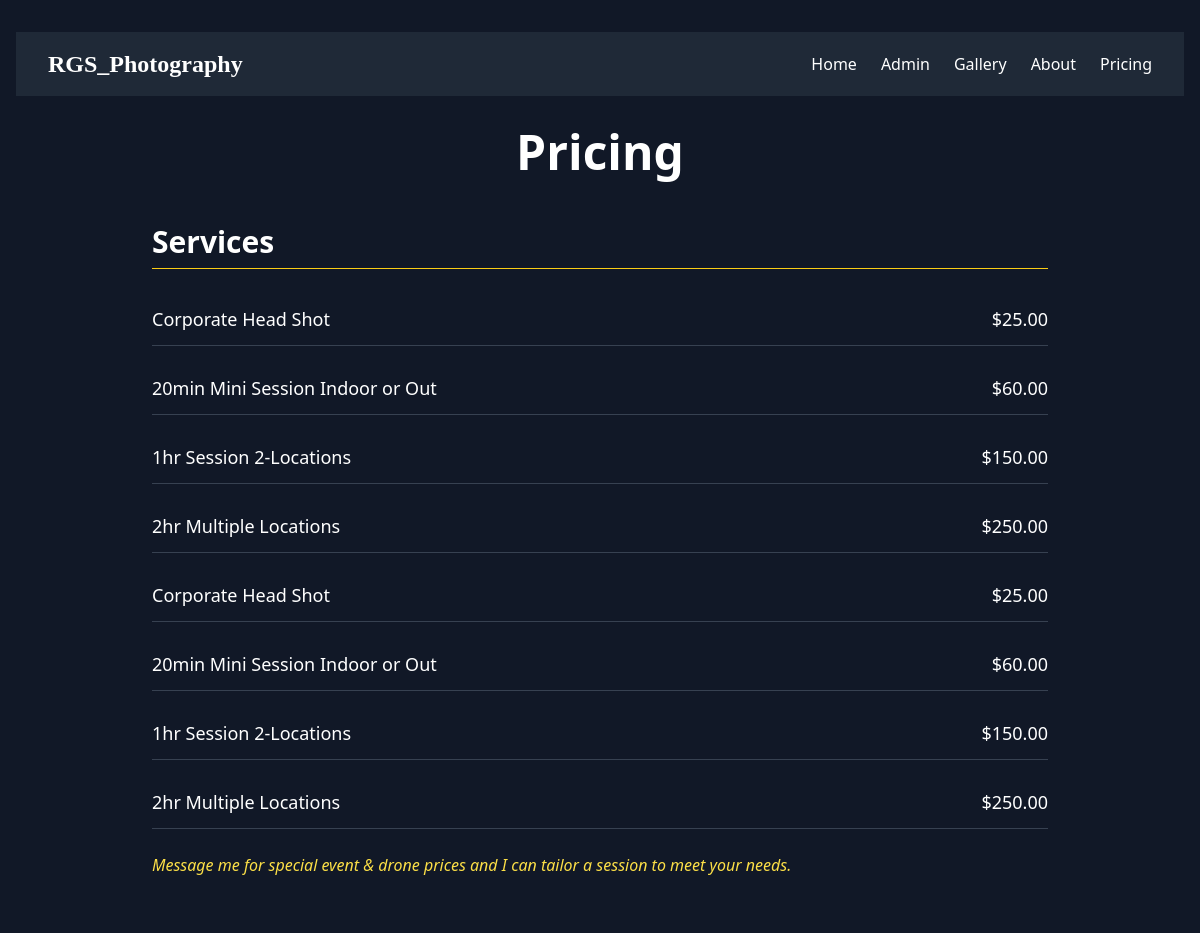
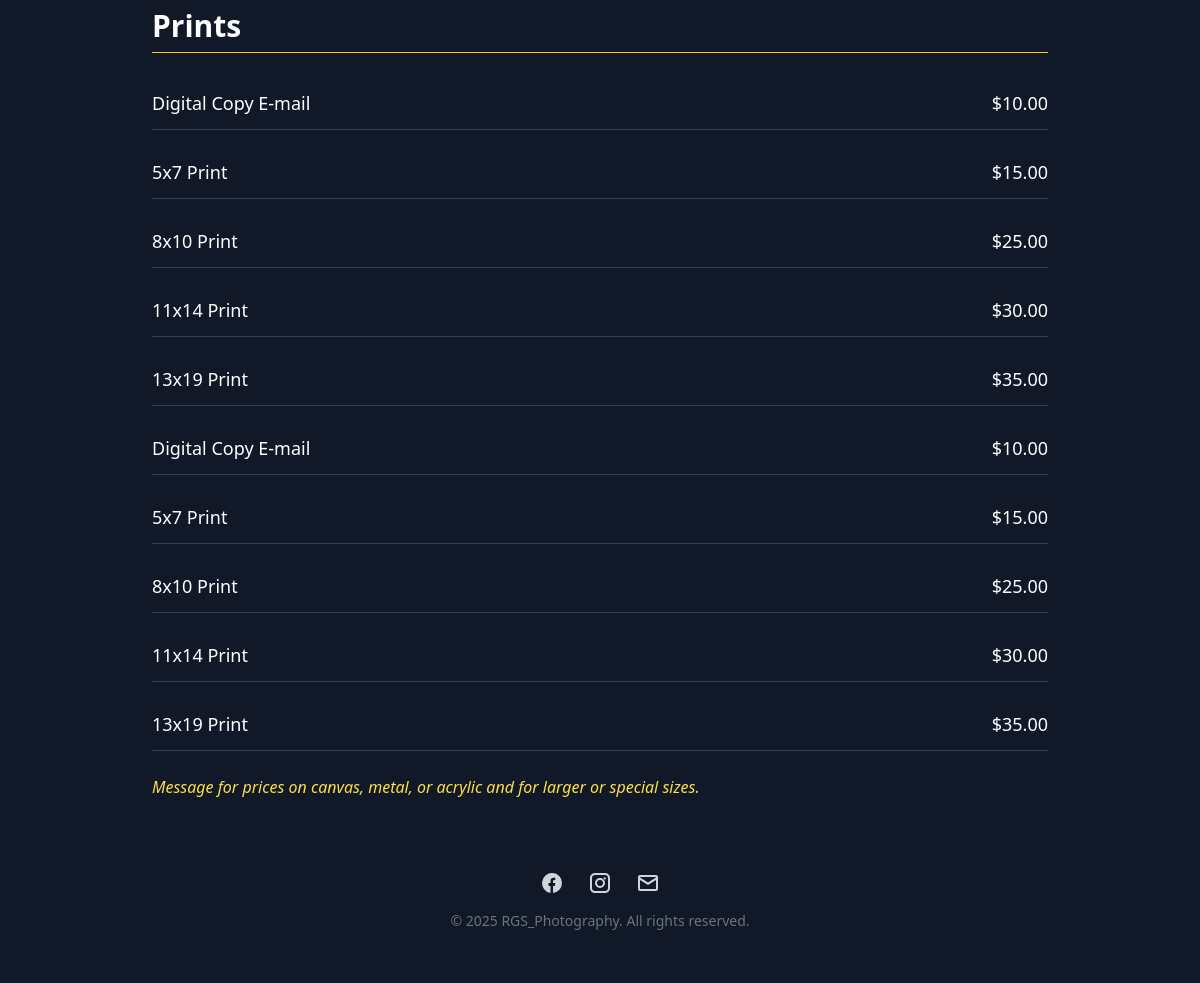
/pricing, run on the app's committed database (2 pictures, top to bottom).
### app.py (models this page shows)
class Price(db.Model):
    id = db.Column(db.Integer, primary_key=True)
    item_type = db.Column(db.String(50))  # e.g., "service" or "print"
    label = db.Column(db.String(100))     # e.g., "Corporate Head Shot"
    amount = db.Column(db.Float)          # e.g., 25.00

### app.py (the view)
@app.route('/pricing')
def pricing():
    services = Price.query.filter_by(item_type='Service').all()
    prints = Price.query.filter_by(item_type='Print').all()
    return render_template('pricing.html', services=services, prints=prints)

### templates/pricing.html (shortened to what this page needs)
{% extends "base.html" %}
{% block content %}
<main class="max-w-4xl mx-auto">
  <h1 class="text-5xl font-extrabold mb-12 text-center">Pricing</h1>
  <section class="mb-16">
    <h2 class="text-3xl font-bold mb-6 border-b border-yellow-400 pb-2">Services</h2>
    <div class="space-y-4 text-lg">
      {% for item in services %}
      <div class="flex justify-between border-b border-gray-700 py-3">
        <span>{{ item.label }}</span>
        <span>${{ "%.2f"|format(item.amount) }}</span>
      </div>
      {% endfor %}
    </div>
    <p class="mt-6 italic text-yellow-300">
      Message me for special event & drone prices and I can tailor a session to meet your needs.
    </p>
  </section>
  <section>
    <h2 class="text-3xl font-bold mb-6 border-b border-yellow-400 pb-2">Prints</h2>
    <div class="space-y-4 text-lg">
      {% for item in prints %}
      <div class="flex justify-between border-b border-gray-700 py-3">
        <span>{{ item.label }}</span>
        <span>${{ "%.2f"|format(item.amount) }}</span>
      </div>
      {% endfor %}
    </div>
    <p class="mt-6 italic text-yellow-300">
      Message for prices on canvas, metal, or acrylic and for larger or special sizes.
    </p>
  </section>
</main>
{% endblock %}

### templates/base.html (shortened to what this page needs)
<!DOCTYPE html>
<html lang="en">
<head>
  <script src="https://cdn.tailwindcss.com"></script>
</head>
<body class="bg-gray-900 text-white min-h-screen px-4 py-8">
  <nav class="bg-gray-800 text-white">
    <div class="max-w-7xl mx-auto px-4 sm:px-6 lg:px-8">
      <div class="flex justify-between h-16 items-center">
        <div class="flex-shrink-0 text-2xl font-bold" style="font-family: 'SnellRoundhand', cursive;">
  RGS_Photography
</div>
        <div class="hidden md:flex space-x-6">
          <a href="/" class="hover:text-yellow-400">Home</a>
          <a href="/admin" class="hover:text-yellow-400">Admin</a>
          <a href="/gallery" class="hover:text-yellow-400">Gallery</a>
          <a href="/about" class="hover:text-yellow-400">About</a>
          <a href="/pricing" class="hover:text-yellow-400">Pricing</a>
        </div>
      </div>
    </div>
  </nav>
  <main class="max-w-7xl mx-auto mt-8">
    {% block content %}{% endblock %}
  </main>
</body>
<footer class="bg-gray-900 text-gray-300 py-6 mt-12">
  <div class="max-w-7xl mx-auto px-4 flex items-center justify-center space-x-6">
    <a href="https://www.facebook.com/reallygreatshots" target="_blank" rel="noopener"
       class="hover:text-yellow-400 transition">
      <svg xmlns="http://www.w3.org/2000/svg"
           class="w-6 h-6"
           fill="currentColor"
           viewBox="0 0 24 24">
        <path d="M22 12a10 10 0 1 0-11.5 9.9v-7h-2v-3h2v-2c0-2 1.2-3.1 3-3.1.9 0 1.8.1 1.8.1v2h-1c-1 0-1.3.6-1.3 1.2v1.8h2.3l-.4 3h-1.9v7A10 10 0 0 0 22 12z"/>
      </svg>
    </a>
    <a href="https://www.instagram.com/reallygreatshotsphotography/" target="_blank" rel="noopener"
       class="hover:text-yellow-400 transition">
    </a>
    <a href="mailto:youremail@example.com" class="hover:text-yellow-400 transition">
      <svg xmlns="http://www.w3.org/2000/svg"
           class="w-6 h-6"
           fill="currentColor"
           viewBox="0 0 24 24">
        <path d="M4 4h16c1.1 0 2 .9 2 2v12c0 1.1-.9 2-2 2H4a2
                 2 0 0 1-2-2V6c0-1.1.9-2 2-2zm0
                 2v.5l8 5 8-5V6H4zm16
                 12V9l-8 5-8-5v9h16z"/>
      </svg>
    </a>
  </div>
  <p class="mt-4 text-center text-sm text-gray-500">
    © 2025 RGS_Photography. All rights reserved.
  </p>
</footer>
</html>

### data on the page
Price: label "Corporate Head Shot", amount "25.00"
Price: label "20min Mini Session Indoor or Out", amount "60.00"
Price: label "1hr Session 2-Locations", amount "150.00"
Price: label "2hr Multiple Locations", amount "250.00"
Price: label "Corporate Head Shot", amount "25.00"
Price: label "20min Mini Session Indoor or Out", amount "60.00"
Price: label "1hr Session 2-Locations", amount "150.00"
Price: label "2hr Multiple Locations", amount "250.00"
Price: label "Digital Copy E-mail", amount "10.00"
Price: label "5x7 Print", amount "15.00"
Price: label "8x10 Print", amount "25.00"
Price: label "11x14 Print", amount "30.00"
Price: label "13x19 Print", amount "35.00"
Price: label "Digital Copy E-mail", amount "10.00"
Price: label "5x7 Print", amount "15.00"
Price: label "8x10 Print", amount "25.00"
Price: label "11x14 Print", amount "30.00"
Price: label "13x19 Print", amount "35.00"
